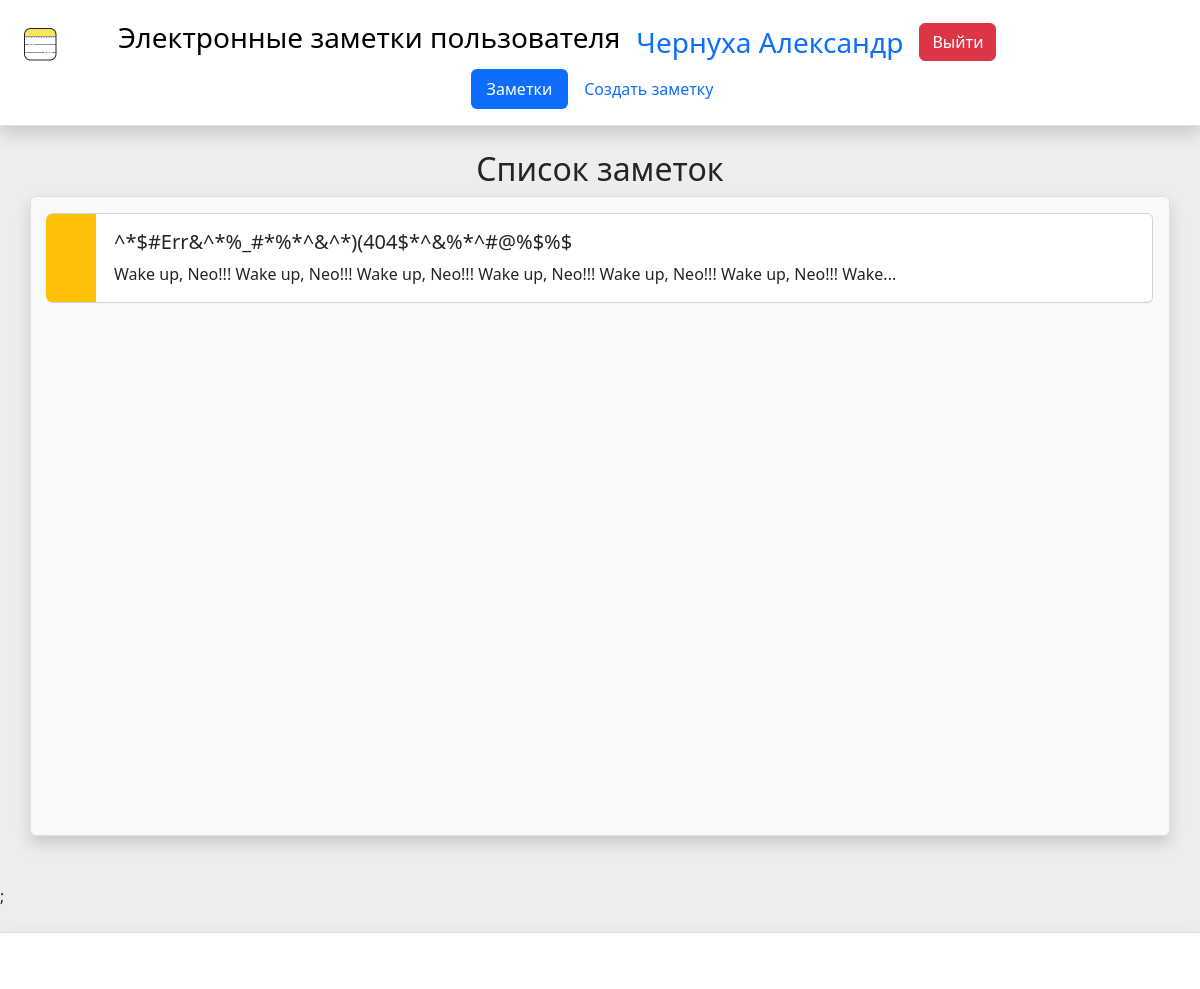
Page /app/index.php (signed in) on the committed database.
### tables this page shows
CREATE TABLE `pages` (
  `id` int(11) NOT NULL,
  `userId` int(11) NOT NULL,
  `title` varchar(255) NOT NULL,
  `text_crop` varchar(255) NOT NULL,
  `text` text NOT NULL
);

### app/index.php (the view, shortened to what this page needs)
 <!doctype html>
<html lang="ru" data-bs-theme="white">
  <head>
    <link href="https://cdn.jsdelivr.net/npm/bootstrap@5.3.0/dist/css/bootstrap.min.css" rel="stylesheet">
  </head>
  <body style="margin:0px; background-color: #ededed;">
	<header class="d-flex flex-wrap justify-content-center py-3 mb-4 border-bottom bg-white shadow">
			<div class="d-flex align-items-center mb-3 mb-md-0 me-md-auto">
				<a href="index.php" class=" link-body-emphasis text-decoration-none">
        <img class="bi me-5 ms-3" width="50" height="50" src="img/gl.png">
        <span class="fs-3">Электронные заметки пользователя </span>
        </a>
        <span class="text-primary fs-3 ms-3"><?php echo $_SESSION['surname']." ".$_SESSION['name'];?></span>
        <a href="user_exit.php" class="btn btn-danger ms-3">Выйти</a>
			</div>
      <ul class="nav nav-pills">
        <li class="nav-item"><a href="index.php" class="nav-link active" aria-current="page">Заметки</a></li>
        <li class="nav-item"><a href="note_create.php" class="nav-link">Создать заметку</a></li>
      </ul>
    </header>
    <div class="container text-center"><h2>Список заметок</h2></div>
    <div class="container border rounded shadow p-3 mb-5 bg-body-tertiary" style="min-height: 80vh;">
			<?php
				require_once("connectDB.php");
				$userId = $_SESSION['userId'];
				$result = mysqli_query($link, "SELECT * FROM pages WHERE userId = '{$userId}' ");
				while ($row = mysqli_fetch_row($result))
				{
					$hash_id = base64_encode($row[0]);
					echo "<a class='link-offset-2 link-underline link-underline-opacity-0' href='note.php?pid={$hash_id}'>
									<div class='card mb-3' >
									  <div class='row g-1'>
									    <div class='col-md-1 bg-warning rounded-start' style='width: 50px'></div>
									    <div class='col-md-11'>
									      <div class='card-body'>
									        <h5 class='card-title'>{$row[2]}</h5>
									        <p class='card-text'>{$row[3]}</p>
									      </div>
									    </div>
									  </div>
									</div>
								</a>";
				}
			?>
		</div>;
	<footer class="d-flex flex-wrap justify-content-between align-items-center py-3 my-4 border-top shadow bg-white p-2 mb-0">
	    <div class="col-md-4 d-flex align-items-center">
	      <a href="/" class="mb-3 me-2 mb-md-0 text-body-secondary text-decoration-none lh-1">
	        <svg class="bi" width="30" height="24"><use xlink:href="#bootstrap"></use></svg>
	      </a>
	    </div>
	</footer>
  </body>
</html>

### rows in the picture
pages: title "^*$#Err&^*%_#*%*^&^*)(404$*^&%*^#@%$%$", text_crop "Wake up, Neo!!! Wake up, Neo!!! Wake up, Neo!!! Wake up, Neo!!! Wake up, Neo!!! Wake up, Neo!!! Wake..."

### other values in the picture
$_SESSION['surname'] "Чернуха"
$_SESSION['name'] "Александр"
